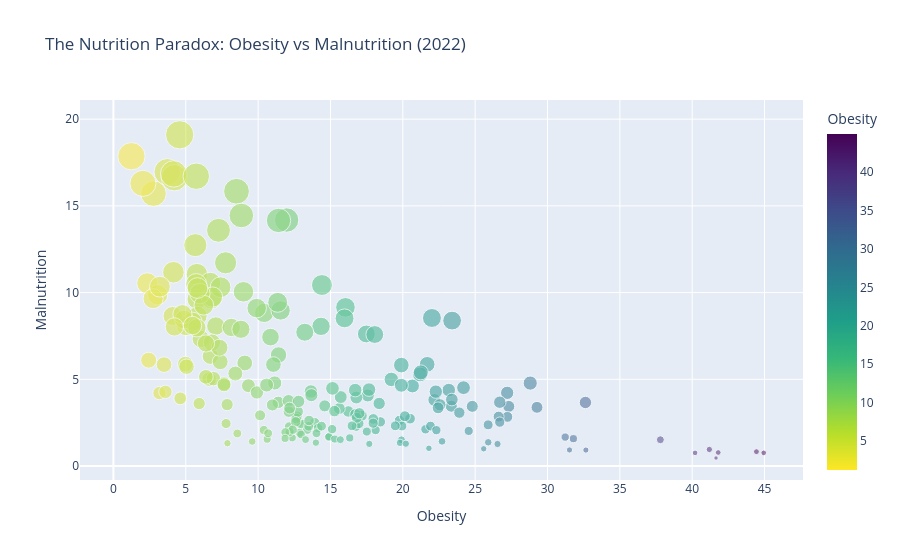

This figure's notebook cell:
### Markdown cell above
# 6. Obesity VS Malnutrition scatter per Country

### Code cell
# 6. Obesity vs malnutrition scatter per country (recruiter wow moment)
ob_c = df_obesity[(df_obesity.Gender=="Both")&(df_obesity.Year==2022)].groupby("Country")["Mean_Estimate"].mean().reset_index(name="Obesity")
mn_c = df_malnutrition[(df_malnutrition.Gender=="Both")&(df_malnutrition.Year==2022)].groupby("Country")["Mean_Estimate"].mean().reset_index(name="Malnutrition")
merged = ob_c.merge(mn_c, on="Country")
fig6 = px.scatter(
    merged,
    x="Obesity",
    y="Malnutrition",
    hover_name="Country",
    color="Obesity",
    size="Malnutrition",
    color_continuous_scale="Viridis_r",
    title="The Nutrition Paradox: Obesity vs Malnutrition (2022)"
)
fig6.update_traces(opacity=0.7)
fig6.show()

### Figure 1 — Plotly figure (JSON) as saved in the notebook; plotly's stock layout.template omitted (floating-point values rounded to 4 significant figures; data arrays with more than 128 entries replaced by an {"elided": "..."} marker saying what was removed)
{"data": [{"hovertemplate": "<b>%{hovertext}</b><br><br>Obesity=%{marker.color}<br>Malnutrition=%{marker.size}<extra></extra>", "hovertext": {"elided": "210 str values"}, "legendgroup": "", "marker": {"color": {"elided": "210 float values"}, "coloraxis": "coloraxis", "size": {"elided": "210 float values"}, "sizemode": "area", "sizeref": 0.04774, "symbol": "circle"}, "mode": "markers", "name": "", "opacity": 0.7, "orientation": "v", "showlegend": false, "type": "scatter", "x": {"elided": "210 float values"}, "xaxis": "x", "y": {"elided": "210 float values"}, "yaxis": "y"}], "layout": {"coloraxis": {"colorbar": {"title": {"text": "Obesity"}}, "colorscale": [[0, "#fde725"], [0.1111, "#b5de2b"], [0.2222, "#6ece58"], [0.3333, "#35b779"], [0.4444, "#1f9e89"], [0.5556, "#26828e"], [0.6667, "#31688e"], [0.7778, "#3e4989"], [0.8889, "#482878"], [1, "#440154"]]}, "legend": {"itemsizing": "constant", "tracegroupgap": 0}, "title": {"text": "The Nutrition Paradox: Obesity vs Malnutrition (2022)"}, "xaxis": {"anchor": "y", "domain": [0, 1], "title": {"text": "Obesity"}}, "yaxis": {"anchor": "x", "domain": [0, 1], "title": {"text": "Malnutrition"}}}}
